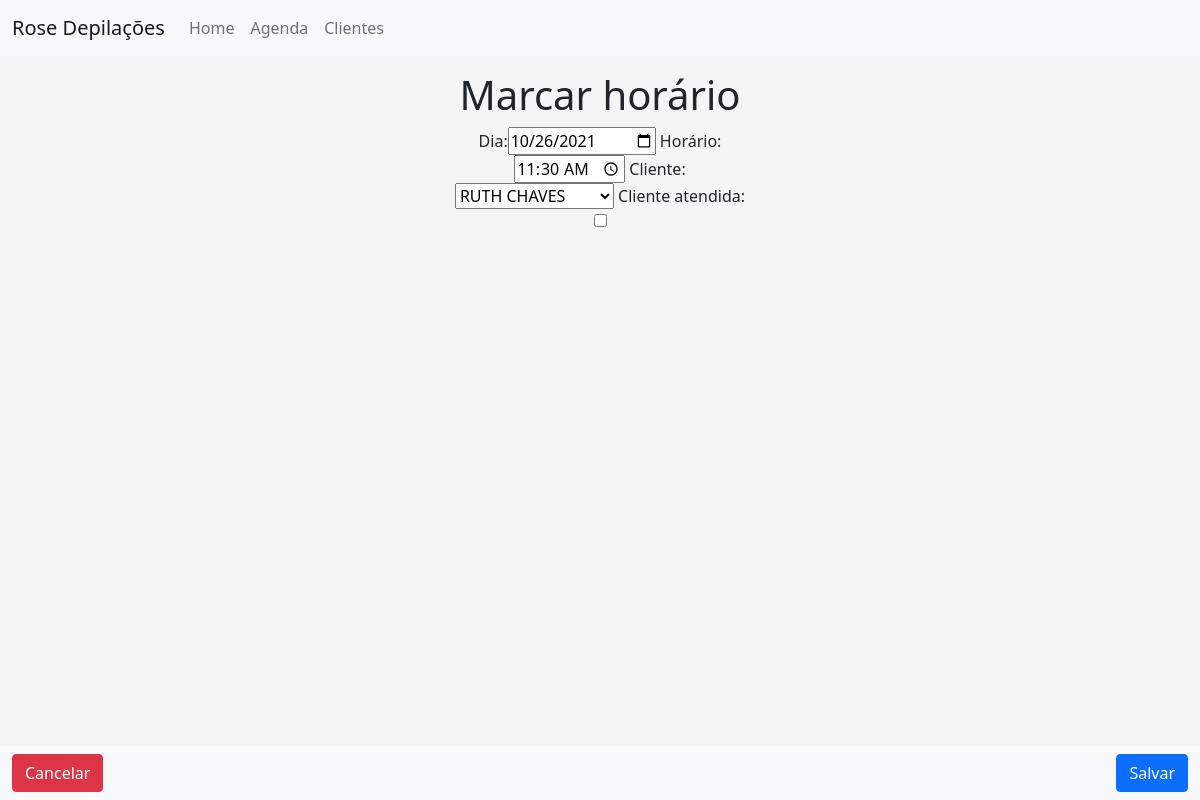
The page /agenda/update/2 on the database its author committed.
### horarios/models.py (models this page shows)
class Agenda(models.Model):
    dia = models.DateField(verbose_name='Dia')
    horario = models.TimeField(verbose_name='Horário')
    cliente = models.ForeignKey(to=Cliente, on_delete=models.CASCADE)
    status_atendimento = models.BooleanField(
        verbose_name='Cliente atendida',
        default=False
    )
    class Meta:
        unique_together = [['dia', 'horario']]

### horarios/views.py (the view)
# urls.py: path('update/<int:pk>', UpdateAgenda.as_view(), name='update-agenda'),
class UpdateAgenda(UpdateView):
    model = Agenda
    template_name = 'horarios/agenda_form.html'
    form_class = AgendaForm
    success_url = reverse_lazy('list-agenda')

### horarios/forms.py
class AgendaForm(forms.ModelForm):
    dia = forms.DateField(
        label='Dia',
        widget=forms.DateInput(
            format='%Y-%m-%d', attrs={'type': 'date', 'value': date.today()}),
    )
    horario = forms.TimeField(
        label='Horário',
        widget=forms.DateInput(
            format='%H:%M', attrs={'type': 'time'}),
    )
    cliente = forms.ModelChoiceField(
        label='Cliente',
        queryset=Cliente.objects.all().order_by('nome'),
        required=True,
    )
    class Meta:
        model = Agenda
        fields = ['dia', 'horario', 'cliente', 'status_atendimento']

### clientes/models.py (called while the page is built)
    def __str__(self):
        return self.nome

### horarios/templates/horarios/agenda_form.html (shortened to what this page needs)
{% extends 'base.html' %}
{% load bootstrap_tags %}
{% block content %}
    <h1>Marcar horário</h1>
    <form method="POST">
        {{ form|as_bootstrap }}
        <nav class="navbar fixed-bottom navbar-light bg-light">
            <div class="container-fluid">
                <a class="btn btn-danger" href="{% url 'list-agenda' %}" role="button">Cancelar</a>
                <button type="submit" class="btn btn-primary">Salvar</button>
            </div>
        </nav>
    </form>
{% endblock content %}

### templates/base.html (style rules this page uses)
html, body { height: 100%; }
body { background-color: #f5f5f5; }

### rows shown on the page
Agenda: dia "10/26/2021", horario "11:30", cliente "RUTH CHAVES"
